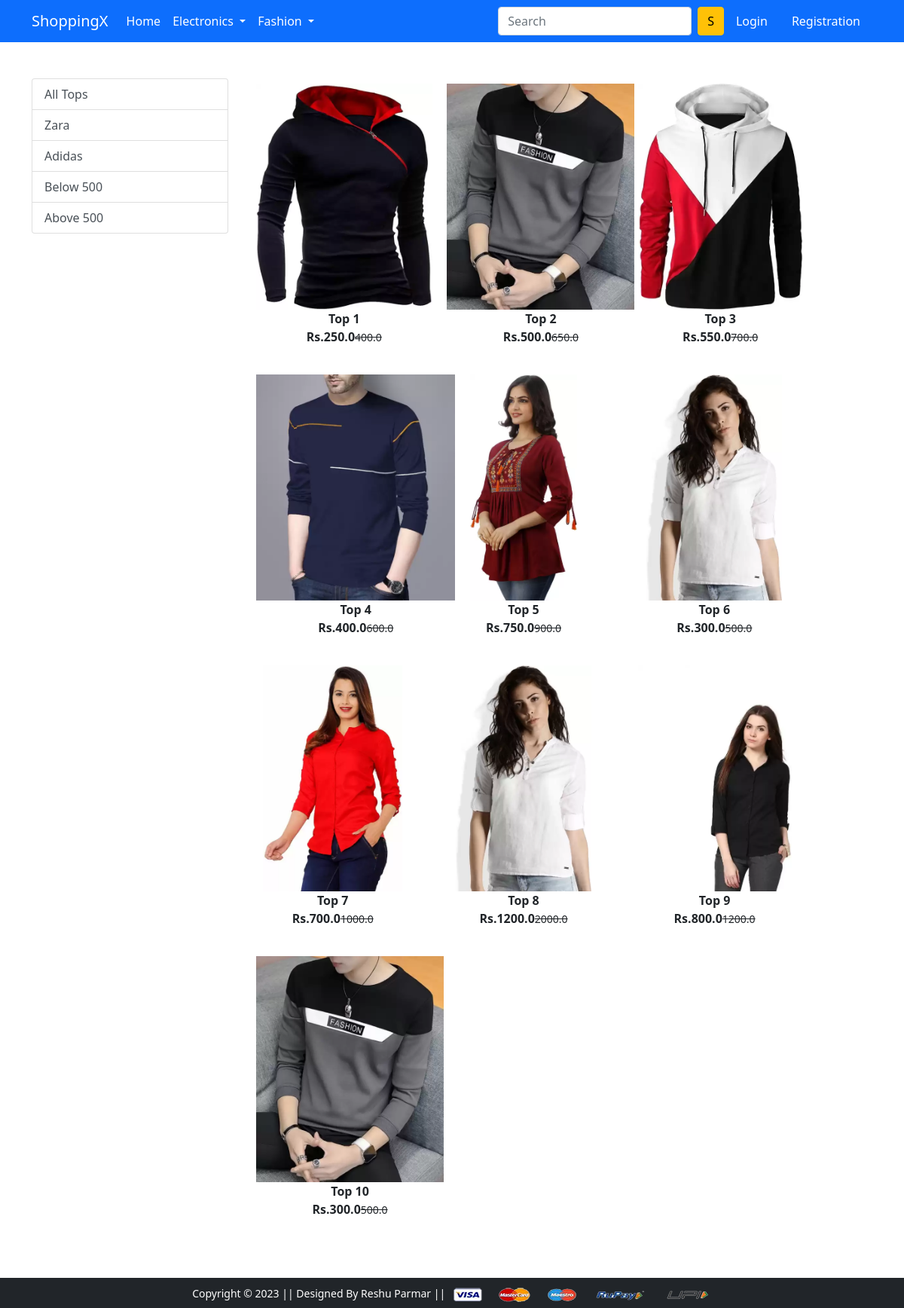
The app's page /tops/ with its own data.
### app/models.py (models this page shows, shortened)
class Product(models.Model):
    title = models.CharField(max_length=100)
    selling_price = models.FloatField()
    discounted_price = models.FloatField()
    description = models.TextField()
    brand = models.CharField(max_length=100)
    category = models.CharField(choices=CATEGORY_CHOICE, max_length=2)
    product_image = models.ImageField(upload_to='productimg')

### app/views.py (the view)
# urls.py: path('tops/', views.top, name='tops'),
def top(request,data=None):
    if data == None:
        tops=Product.objects.filter(category='TW')
    elif data == 'zara' or data == 'Adidas':
        tops=Product.objects.filter(category='TW').filter(brand=data)
    elif data=='below':
        tops=Product.objects.filter(category='TW').filter(discounted_price__lt=500)
    elif data=='above':
        tops=Product.objects.filter(category='TW').filter(discounted_price__gt=500)
    return render(request, 'app/top.html',{'tops':tops})

### app/templates/app/top.html (shortened to what this page needs)
{% extends 'app/base.html' %}
{% load static %}
{% block main-content %}
<div class="container my-5">
 <div class="row">
  <div class="col-sm-3">
   <div class="list-group">
       <a href="{% url 'tops' %}" class="list-group-item list-group-item-action" aria-current="true">All Tops</a>
       <a href="{% url 'topsdata' 'zara' %}" class="list-group-item list-group-item-action" aria-current="true">Zara</a>
       <a href="{% url 'topsdata' 'Adidas' %}" class="list-group-item list-group-item-action" aria-current="true">Adidas</a>
       <a href="{% url 'topsdata' 'below' %}" class="list-group-item list-group-item-action" aria-current="true">Below 500</a>
       <a href="{% url 'topsdata' 'above' %}" class="list-group-item list-group-item-action" aria-current="true">Above 500</a>
   </div>
  </div>
  <div class="col-sm-8">
   <div class="row">
        {% for product in tops %}
        <div class="col-sm-4 text-center mb-4">
            <a href="{% url 'product-detail' product.id %}" class="btn">
                <div class="item">
                    <img src="{{product.product_image.url}}" alt="" height="300" class="">
                    <div class="fw-bold">{{product.title}}</div>
                    <div class="fw-bold">Rs.{{product.discounted_price}}<small class="fw-light text-decoration-line-through">{{product.selling_price}}</small></div>
                </div>
            </a>
        </div>
        {% endfor %}
   </div>
  </div>
 </div>
</div>
{% endblock main-content %}

### records on screen
Product: product_image (picture), title "Top 1", discounted_price "250.0", selling_price "400.0"
Product: product_image (picture), title "Top 2", discounted_price "500.0", selling_price "650.0"
Product: product_image (picture), title "Top 3", discounted_price "550.0", selling_price "700.0"
Product: product_image (picture), title "Top 4", discounted_price "400.0", selling_price "600.0"
Product: product_image (picture), title "Top 5", discounted_price "750.0", selling_price "900.0"
Product: product_image (picture), title "Top 6", discounted_price "300.0", selling_price "500.0"
Product: product_image (picture), title "Top 7", discounted_price "700.0", selling_price "1000.0"
Product: product_image (picture), title "Top 8", discounted_price "1200.0", selling_price "2000.0"
Product: product_image (picture), title "Top 9", discounted_price "800.0", selling_price "1200.0"
Product: product_image (picture), title "Top 10", discounted_price "300.0", selling_price "500.0"
